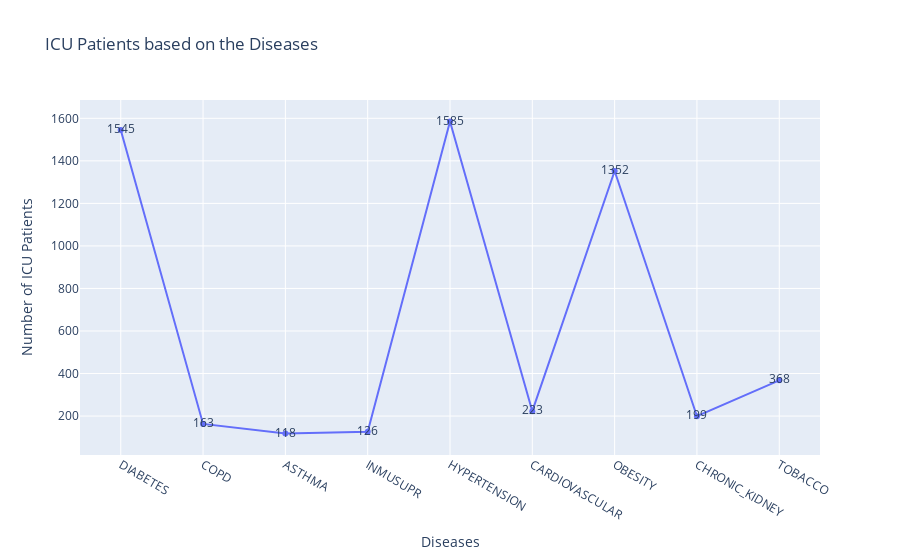

Notebook source saved alongside this figure:
### Markdown cell above
### QUESTION 7. Any correlations between other diseases and ICU admission?[1m]

The diseases are "DIABETES", "COPD", "ASTHMA", "INMUSUPR", "HYPERTENSION", "CARDIOVASCULAR", "OBESITY", "CHRONIC_KIDNEY","TOBACCO"

### Code cell
# your codes here...
diseases = ["DIABETES", "COPD", "ASTHMA", "INMUSUPR", "HYPERTENSION", "CARDIOVASCULAR", "OBESITY", "CHRONIC_KIDNEY", "TOBACCO"]
icu_patients = analysis[analysis['ICU'] == 'YES']

data_list = []

for disease in diseases:
    count = icu_patients[icu_patients[disease] == 'YES'][disease].count()
    data_list.append({'Disease': disease, 'Count': count})

icu_counts = pd.DataFrame(data_list)

fig = px.line(
    icu_counts, 
    x="Disease", 
    y="Count", 
    title="ICU Patients based on the Diseases",
    labels={"Count": "Number of ICU Patients", "Disease": "Diseases"},
    text="Count",  
    markers=True
)

# Show the interactive plot
fig.show()

### Figure 1 — Plotly figure (JSON) as saved in the notebook; plotly's stock layout.template omitted (floating-point values rounded to 4 significant figures)
{"data": [{"hovertemplate": "Diseases=%{x}<br>Number of ICU Patients=%{text}<extra></extra>", "legendgroup": "", "line": {"color": "#636efa", "dash": "solid"}, "marker": {"symbol": "circle"}, "mode": "lines+markers+text", "name": "", "orientation": "v", "showlegend": false, "text": [1545, 163, 118, 126, 1585, 223, 1352, 199, 368], "type": "scatter", "x": ["DIABETES", "COPD", "ASTHMA", "INMUSUPR", "HYPERTENSION", "CARDIOVASCULAR", "OBESITY", "CHRONIC_KIDNEY", "TOBACCO"], "xaxis": "x", "y": [1545, 163, 118, 126, 1585, 223, 1352, 199, 368], "yaxis": "y"}], "layout": {"legend": {"tracegroupgap": 0}, "title": {"text": "ICU Patients based on the Diseases"}, "xaxis": {"anchor": "y", "domain": [0, 1], "title": {"text": "Diseases"}}, "yaxis": {"anchor": "x", "domain": [0, 1], "title": {"text": "Number of ICU Patients"}}}}
